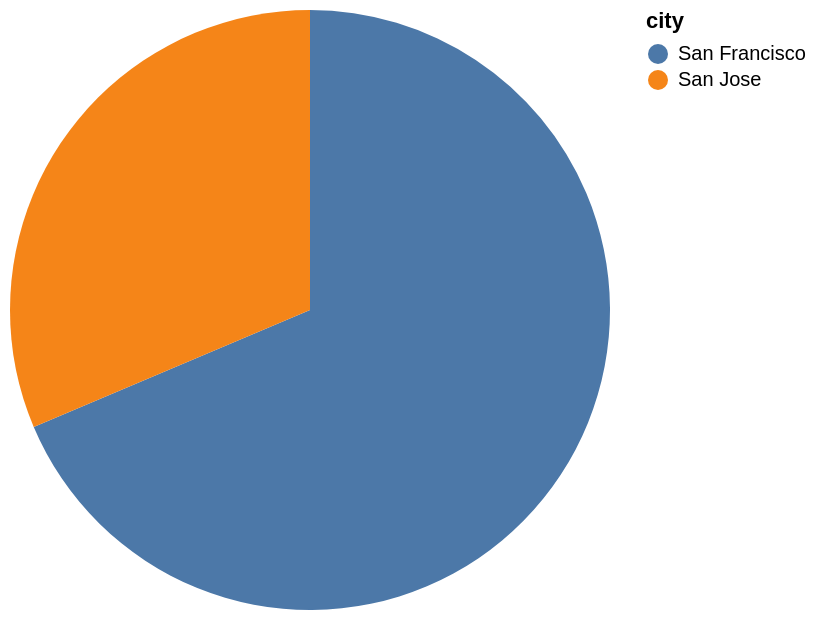

This figure's Vega-Lite source:
### Vega-Lite specification from a JSON file in a GitHub repository (floating-point values rounded to 4 significant figures)
{"data": {"values": [{"x_data": "San Francisco", "y_data": 35}, {"x_data": "San Jose", "y_data": 16}]}, "mark": "arc", "encoding": {"theta": {"field": "y_data", "type": "quantitative", "title": "COUNT(*)"}, "color": {"field": "x_data", "type": "nominal", "title": "city"}}}
